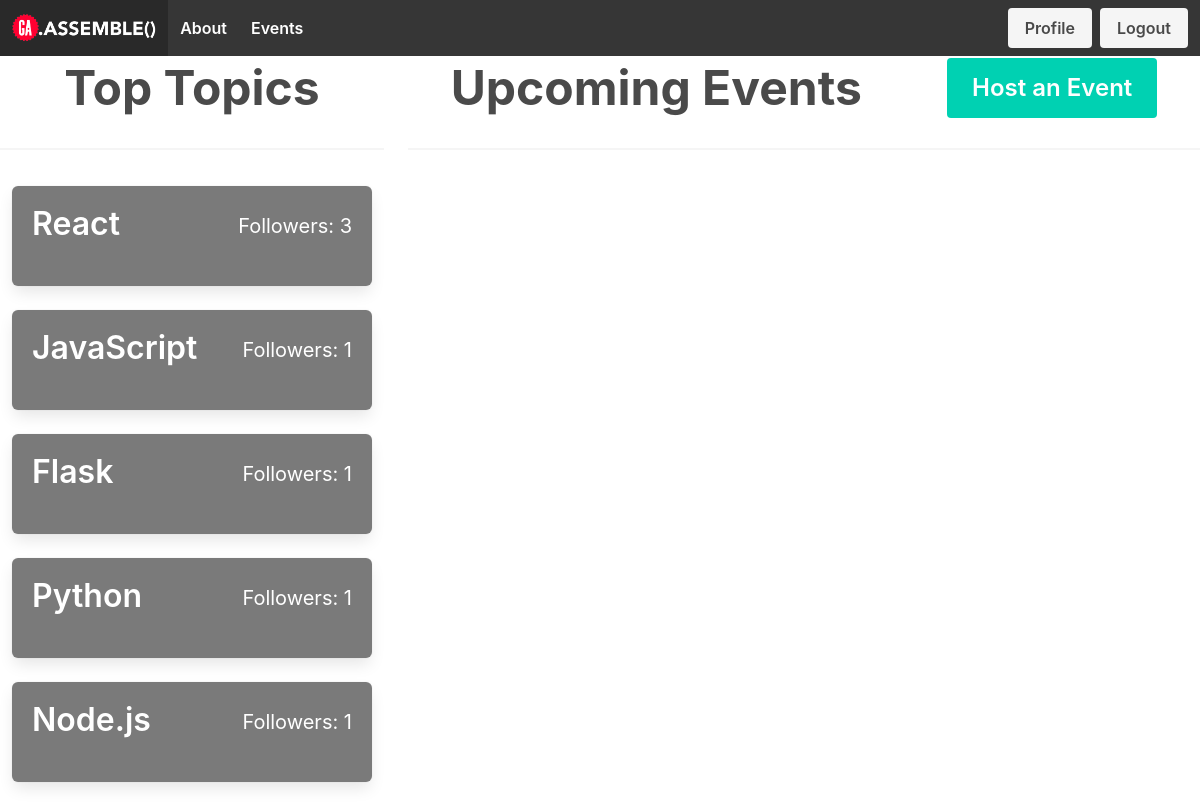
The page /main/3 (signed in) on the database its author committed.
### models.py (models this page shows, shortened)
class Topic(Model):
    name = CharField(50, unique=True)
    class Meta:
        database = DATABASE

### app.py (the view)
@app.route('/main')
@app.route('/main/')
@app.route('/main/<topicid>', methods=['GET'])
@login_required
def main(topicid=None):
    if topicid != None:
        events = models.Event.select().where(models.Event.topic_id == topicid)
    else:
        events = models.Event.select()
    topics = models.Topic.select(models.Topic.id, models.Topic.name, fn.COUNT(models.User_Topics.user_id).alias('num_of_followers')).join(
        models.User_Topics, JOIN.LEFT_OUTER, on=(models.Topic.id == models.User_Topics.topic_id)).group_by(models.Topic.id, models.Topic.name)
    eventForm = forms.EventForm()
    user_events = models.User_Events.select()
    user = g.user._get_current_object()
    attending = models.User_Events.select(models.User_Events.event_id).where(
        models.User_Events.user_id == user.id)
    return render_template('main.html', topics=topics, events=events, form=eventForm, user_events=user_events, attending=attending, user=user)

### app.py (called while the page is built)
@login_manager.user_loader
def load_user(userid):
    try:
        return models.User.get(models.User.id == userid)
    except models.DoesNotExist:
        return None

@app.before_request
def before_request():
    g.db = models.DATABASE
    g.db.connect()
    g.user = current_user

@app.after_request
def after_request(response):
    g.db.close()
    return response

### templates/main.html (shortened to what this page needs)
<!DOCTYPE html>
<html lang="en">
<head>
    <link rel='stylesheet' href='https://cdnjs.cloudflare.com/ajax/libs/bulma/0.7.4/css/bulma.css'/>
    <link rel='stylesheet' href="{{url_for('static',filename='style.css')}}"/>
</head>
<body class='has-navbar-fixed-top'>
    {% include 'nav.html' %}
    {% from 'macros.html' import render_topic, render_event %}
    <div class='columns'>
        <div class='column is-one-third'>
            <div class='level'>
                <h1 class='level-item is-size-1 has-text-weight-bold'>Top Topics</h1>
            </div>
            <hr>
            <div class='tile is-parent is-vertical'>
                {% for topic in topics|sort(reverse=True, attribute='num_of_followers')%}
                {{ render_topic(topic) }}
                {% endfor %}
            </div>
        </div>
        <div class='column is-two-thirds'>
            <div class='level'>
                <h1 class='event-header level-item is-size-1 has-text-weight-bold'>Upcoming Events</h1>
                {% include 'event.html'%}
            </div>
            <hr>
            <div class='event-list tile is-parent is-vertical'>
            </div>
        </div>
    </div>
</body>
</html>

### templates/macros.html (shortened to what this page needs)
 {% macro render_topic(topic) %}
<div
  data-id="{{ topic.id }}"
  data-name="{{ topic.name }}"
  class="topic tile box is-child has-background-grey"
>
  <a class="level" href="{{url_for('main', topicid=topic.id)}}">
    <p class="title has-text-white level-left">{{ topic.name }}</p>
    <p class="subtitle has-text-white level-right">
      {% if topic.num_of_followers %} Followers: {{ topic.num_of_followers }}
      {% else %} Followers: 0 {% endif %}
    </p>
  </a>
</div>
{% endmacro %}

### rows shown on the page
Topic: name "React", num_of_followers "3"
Topic: name "JavaScript", num_of_followers "1"
Topic: name "Flask", num_of_followers "1"
Topic: name "Python", num_of_followers "1"
Topic: name "Node.js", num_of_followers "1"
